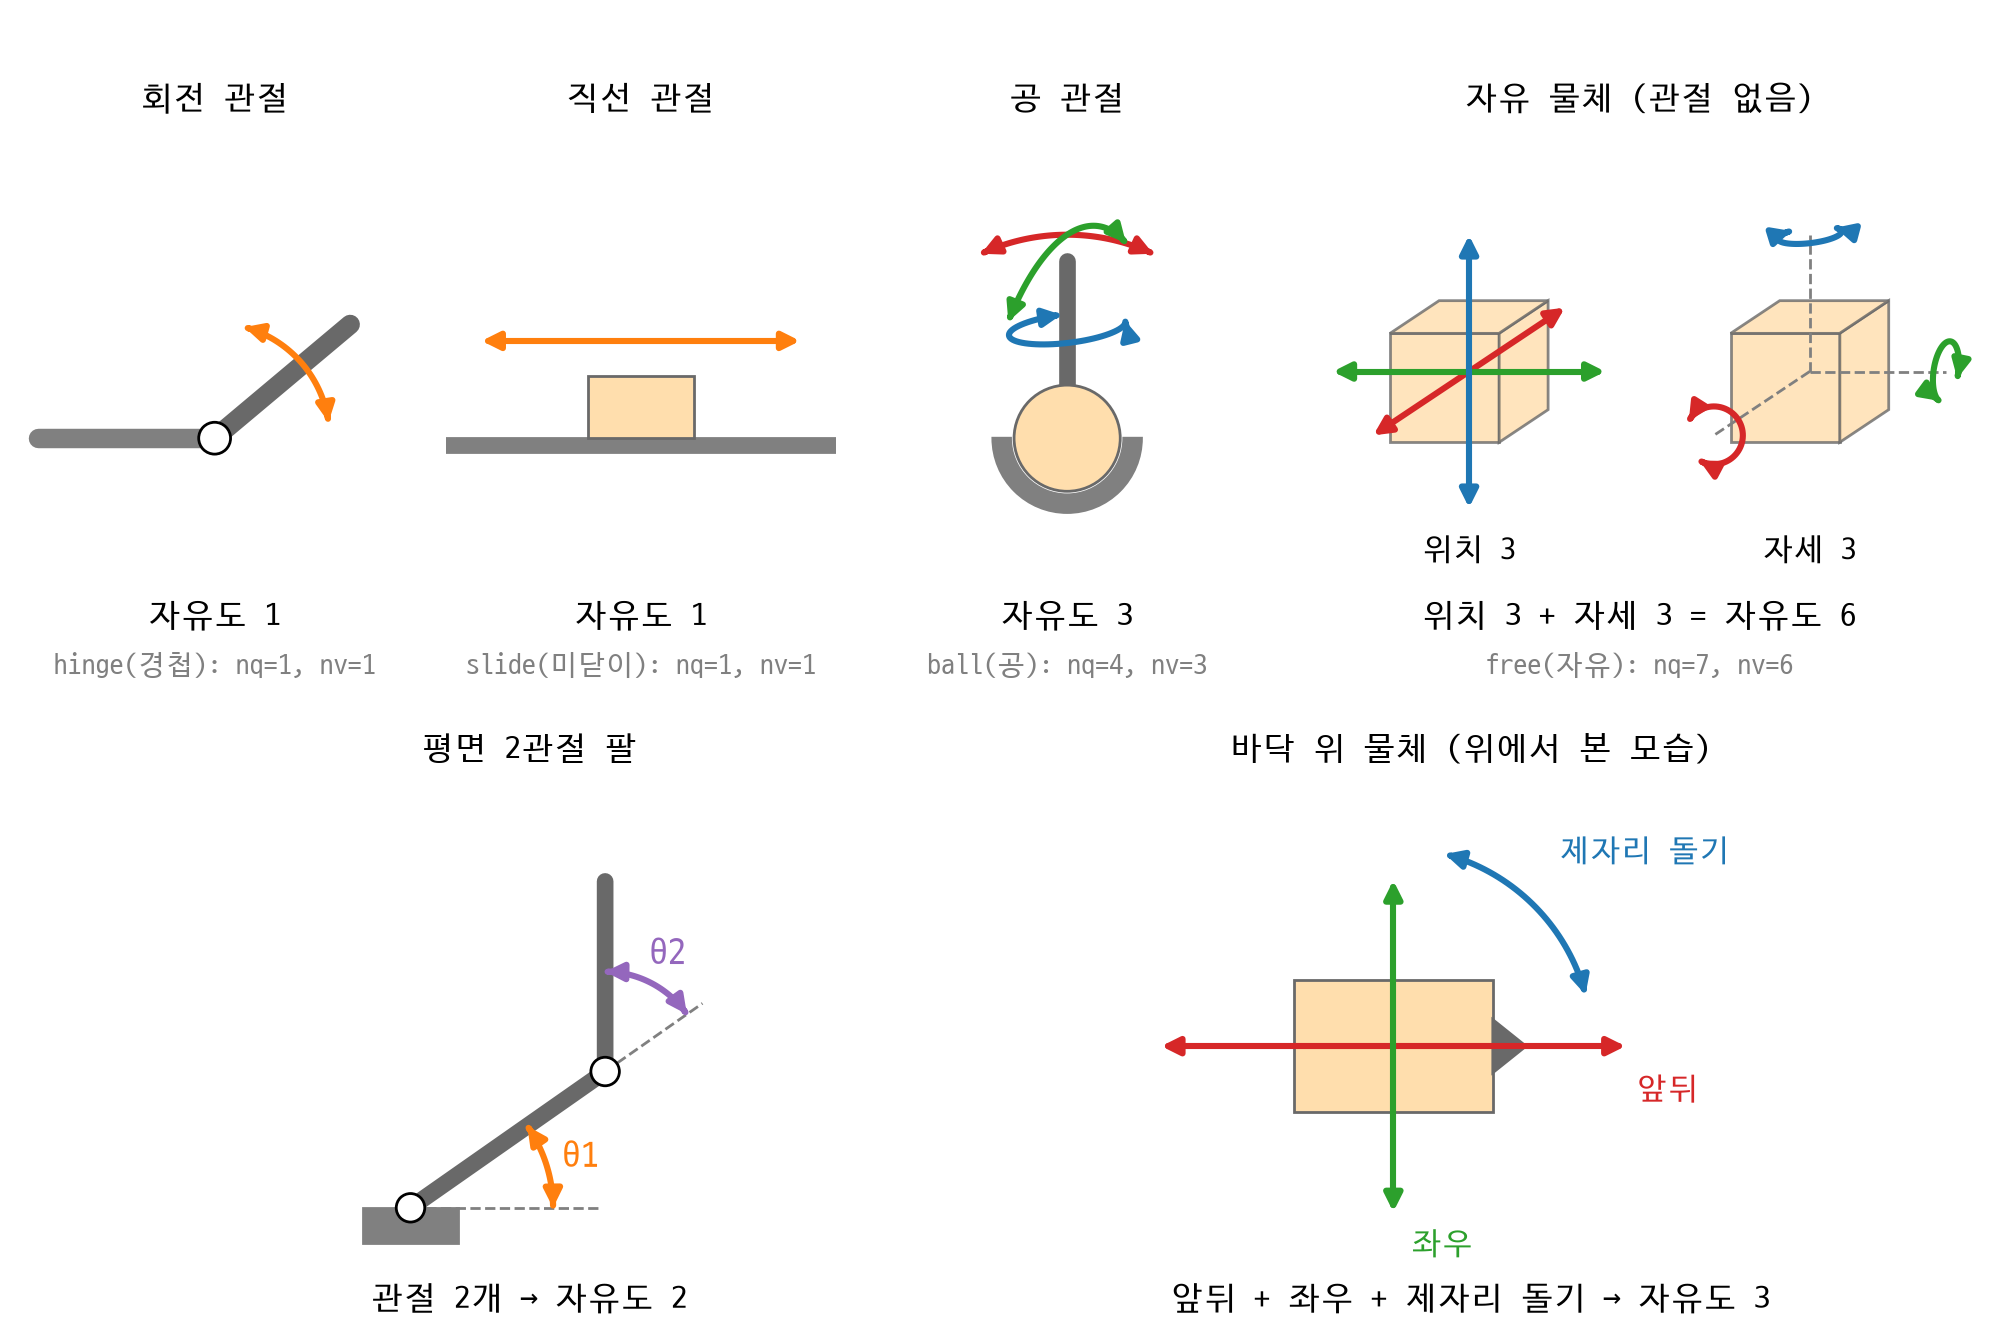

This figure's Python source:
import matplotlib.pyplot as plt
import numpy as np
from matplotlib.patches import Circle, FancyArrowPatch, Polygon, Rectangle, Wedge
from matplotlib.path import Path

# plt.rcParams["font.family"] = "AppleGothic"
plt.rcParams["font.family"] = "D2Coding"
plt.rcParams["axes.unicode_minus"] = False

# b07_dof.py와 같은 표: 관절 하나가 허락하는 독립 방향의 수
관절_자유도 = {"회전": 1, "직선": 1, "공": 3}
로봇_팔들 = {"평면 2관절 팔": ["회전", "회전"], "스카라 팔(조립용)": ["회전", "회전", "직선", "회전"],
          "6축 산업용 팔": ["회전"] * 6, "사람 팔(어깨~손목)": ["공", "회전", "회전", "회전", "회전"]}
for 이름, 관절들 in 로봇_팔들.items():
    print(f"{이름}: 관절 {len(관절들)}개, 자유도 {sum(관절_자유도[관절] for 관절 in 관절들)}")
print("공간 속 물체:", 3 + 3, "/ 바닥 위 물체(앞뒤·좌우·제자리 돌기):", 2 + 1)
# MuJoCo는 여기서 돌릴 수 없으므로 b18_joint_dof.py의 출력(슬라이드 58쪽)을 그대로 옮겨 적는다
무조코 = {"회전": "hinge(경첩): nq=1, nv=1", "직선": "slide(미닫이): nq=1, nv=1",
       "공": "ball(공): nq=4, nv=3", "자유": "free(자유): nq=7, nv=6"}

축색 = {"x": "tab:red", "y": "tab:green", "z": "tab:blue"}
축벡터 = {"x": np.array([1.0, 0, 0]), "y": np.array([0, 1.0, 0]), "z": np.array([0, 0, 1.0])}
화살표_수 = {}


def 투영(점들):                   # 3D → 그림 평면: y는 오른쪽, z는 위, x는 왼쪽 아래(보는 사람 쪽)
    점들 = np.atleast_2d(점들)
    return np.column_stack([점들[:, 1] - 0.45 * 점들[:, 0], 점들[:, 2] - 0.3 * 점들[:, 0]])


def 원호(중심, 축, 반지름, 시작도, 끝도):  # 축 둘레의 원호(3D 점들)
    u, v = {"x": ("y", "z"), "y": ("z", "x"), "z": ("x", "y")}[축]
    t = np.radians(np.linspace(시작도, 끝도, 60))[:, None]
    return np.asarray(중심) + 반지름 * (np.cos(t) * 축벡터[u] + np.sin(t) * 축벡터[v])


def 화살표(칸, 점들, 색):          # 움직일 수 있는 방향 하나 = 양쪽 화살표 하나
    칸.add_patch(FancyArrowPatch(path=Path(점들), arrowstyle="<|-|>", mutation_scale=13,
                                 color=색, linewidth=2.2, zorder=6))
    화살표_수[칸] = 화살표_수.get(칸, 0) + 1


def 상자(칸, 중심, 반):            # 정육면체를 투영해 보이는 세 면만 칠한다
    c = np.asarray(중심)
    for 고정, a, b in [("x", "y", "z"), ("y", "x", "z"), ("z", "x", "y")]:
        면 = [c + 반 * (축벡터[고정] + s * 축벡터[a] + t * 축벡터[b]) for s, t in [(-1, -1), (1, -1), (1, 1), (-1, 1)]]
        칸.add_patch(Polygon(투영(np.array(면)), closed=True, facecolor="navajowhite", edgecolor="dimgray", alpha=0.8))


그림 = plt.figure(figsize=(10, 6.6))
위 = 그림.add_gridspec(1, 4, width_ratios=[1, 1, 1, 1.75], left=0.01, right=0.99, top=0.9, bottom=0.55, wspace=0.08)
아래 = 그림.add_gridspec(1, 2, left=0.06, right=0.94, top=0.4, bottom=0.04, wspace=0.15)
칸들 = [그림.add_subplot(위[i]) for i in range(4)] + [그림.add_subplot(아래[i]) for i in range(2)]
회전_칸, 직선_칸, 공_칸, 자유_칸, 팔_칸, 바닥_칸 = 칸들

# 1) 회전(경첩): 고정된 막대에 핀으로 이어진 막대가 한 방향으로만 돈다
회전_칸.plot([-1, 0], [0, 0], color="gray", linewidth=7, solid_capstyle="round")
끝 = 1.0 * np.array([np.cos(np.radians(40)), np.sin(np.radians(40))])
회전_칸.plot([0, 끝[0]], [0, 끝[1]], color="dimgray", linewidth=7, solid_capstyle="round")
회전_칸.add_patch(Circle((0, 0), 0.09, color="white", ec="black", zorder=5))
t = np.radians(np.linspace(8, 75, 40))
화살표(회전_칸, np.column_stack([0.65 * np.cos(t), 0.65 * np.sin(t)]), "tab:orange")

# 2) 직선(미닫이): 레일 위의 블록이 한 줄로만 미끄러진다
직선_칸.add_patch(Rectangle((-1.1, -0.08), 2.2, 0.08, color="gray"))
직선_칸.add_patch(Rectangle((-0.3, 0), 0.6, 0.35, facecolor="navajowhite", edgecolor="dimgray"))
화살표(직선_칸, np.array([[-0.9, 0.55], [0.9, 0.55]]), "tab:orange")

# 3) 공(어깨): 소켓 안의 공이 세 축 둘레로 돈다
공_칸.add_patch(Wedge((0, 0), 0.42, 180, 360, width=0.1, color="gray"))
공_칸.plot(*투영(np.array([[0, 0, 0], [0, 0, 1.0]])).T, color="dimgray", linewidth=6, solid_capstyle="round")
공_칸.add_patch(Circle((0, 0), 0.3, facecolor="navajowhite", edgecolor="dimgray", zorder=4))
화살표(공_칸, 투영(원호([0, 0, 0], "x", 1.15, 65, 115)), 축색["x"])     # 좌우로 기울이기
화살표(공_칸, 투영(원호([0, 0, 0], "y", 1.15, -40, 40)), 축색["y"])     # 앞뒤로 기울이기(x-z 평면)
화살표(공_칸, 투영(원호([0, 0, 0.62], "z", 0.3, -150, 120)), 축색["z"])  # 막대를 비틀기

# 4) 자유(free): 위치 3(직선 화살표) + 자세 3(회전 화살표)
반 = 0.32
for 중심, 종류 in [((0, -1.0, 0), "위치"), ((0, 1.0, 0), "자세")]:
    상자(자유_칸, 중심, 반)
    for 축, 길이 in zip("xyz", [1.25, 0.8, 0.8]):      # x는 비스듬히 짧아 보이므로 길게
        a, b = np.array(중심) - 길이 * 축벡터[축], np.array(중심) + 길이 * 축벡터[축]
        if 종류 == "위치":
            화살표(자유_칸, 투영(np.array([a, b])), 축색[축])
        else:
            자유_칸.plot(*투영(np.array([중심, b])).T, color="gray", linewidth=1, linestyle="--")
            화살표(자유_칸, 투영(원호(b, 축, 0.17, -120, 150)), 축색[축])
    x, y = 투영(np.array(중심) - np.array([0, 0, 0.95]))[0]
    자유_칸.text(x, y, f"{종류} 3", ha="center", va="top", fontsize=11)

# 5) 평면 2관절 팔: 순운동학으로 관절 위치를 계산하고 θ1, θ2를 호로 표시
L1, L2, θ1, θ2 = 1.0, 0.8, np.radians(35), np.radians(55)
팔꿈치 = L1 * np.array([np.cos(θ1), np.sin(θ1)])
손끝 = 팔꿈치 + L2 * np.array([np.cos(θ1 + θ2), np.sin(θ1 + θ2)])
print("팔꿈치", np.round(팔꿈치, 3), "/ 손끝", np.round(손끝, 3))
팔_칸.add_patch(Rectangle((-0.2, -0.15), 0.4, 0.15, color="gray"))
팔_칸.plot([0, 0.8], [0, 0], color="gray", linestyle="--", linewidth=1)
팔_칸.plot(*np.array([팔꿈치, 팔꿈치 + 0.5 * 팔꿈치 / L1]).T, color="gray", linestyle="--", linewidth=1)
팔_칸.plot(*np.array([[0, 0], 팔꿈치, 손끝]).T, color="dimgray", linewidth=6, solid_capstyle="round")
for 점 in [(0, 0), 팔꿈치]:
    팔_칸.add_patch(Circle(점, 0.06, color="white", ec="black", zorder=5))
for 중심, 시작, 크기, 반지름, 색, 글 in [((0, 0), 0, θ1, 0.6, "tab:orange", "θ1"),
                                (팔꿈치, θ1, θ2, 0.42, "tab:purple", "θ2")]:
    t = np.linspace(시작, 시작 + 크기, 40)
    화살표(팔_칸, np.asarray(중심) + 반지름 * np.column_stack([np.cos(t), np.sin(t)]), 색)
    가운데 = 시작 + 크기 / 2
    팔_칸.text(*(np.asarray(중심) + (반지름 + 0.15) * np.array([np.cos(가운데), np.sin(가운데)])), 글, color=색,
              fontsize=13, ha="center", va="center")

# 6) 바닥 위 물체(위에서 본 모습): 앞뒤(x), 좌우(y), 제자리 돌기(z축 둘레)
바닥_칸.add_patch(Rectangle((-0.45, -0.3), 0.9, 0.6, facecolor="navajowhite", edgecolor="dimgray"))
바닥_칸.add_patch(Polygon([[0.45, -0.12], [0.45, 0.12], [0.6, 0]], color="dimgray"))   # 앞쪽 표시
화살표(바닥_칸, np.array([[-1.05, 0], [1.05, 0]]), 축색["x"])
화살표(바닥_칸, np.array([[0, -0.75], [0, 0.75]]), 축색["y"])
t = np.radians(np.linspace(15, 75, 40))
화살표(바닥_칸, 0.9 * np.column_stack([np.cos(t), np.sin(t)]) + [0, 0], 축색["z"])
for 위치, 글, 색 in [((1.1, -0.12), "앞뒤", "x"), ((0.08, -0.82), "좌우", "y"), ((0.75, 0.82), "제자리 돌기", "z")]:
    바닥_칸.text(*위치, 글, color=축색[색], fontsize=11, ha="left", va="top" if 색 != "z" else "bottom")

# 칸 범위, 제목, 자유도 글씨. 그린 화살표 수가 자유도와 같은지 확인한다
자유도들 = [관절_자유도["회전"], 관절_자유도["직선"], 관절_자유도["공"], 3 + 3,
         sum(관절_자유도[관절] for 관절 in 로봇_팔들["평면 2관절 팔"]), 2 + 1]
범위들 = [(-1.1, 1.1, -0.5, 1.35), (-1.1, 1.1, -0.5, 1.35), (-1.1, 1.1, -0.5, 1.35),
        (-2.0, 2.0, -1.25, 1.35), (-0.4, 1.4, -0.25, 1.75), (-1.3, 2.0, -1.0, 1.15)]
제목들 = ["회전 관절", "직선 관절", "공 관절", "자유 물체 (관절 없음)", "평면 2관절 팔", "바닥 위 물체 (위에서 본 모습)"]
아랫글 = [f"자유도 {자유도들[0]}\n{무조코['회전']}", f"자유도 {자유도들[1]}\n{무조코['직선']}",
       f"자유도 {자유도들[2]}\n{무조코['공']}", f"위치 3 + 자세 3 = 자유도 {자유도들[3]}\n{무조코['자유']}",
       f"관절 2개 → 자유도 {자유도들[4]}", f"앞뒤 + 좌우 + 제자리 돌기 → 자유도 {자유도들[5]}"]
for 칸, (x0, x1, y0, y1) in zip(칸들, 범위들):
    칸.set_xlim(x0, x1)
    칸.set_ylim(y0, y1)
    칸.set_aspect("equal")
    칸.axis("off")
    칸.apply_aspect()                       # 비율을 맞춘 뒤의 실제 칸 위치에 글씨를 붙인다
for 줄칸 in [칸들[:4], 칸들[4:]]:             # 한 줄의 제목과 아랫글은 같은 높이에 맞춘다
    위끝 = max(칸.get_position().y1 for 칸 in 줄칸)
    아래끝 = min(칸.get_position().y0 for 칸 in 줄칸)
    for 칸 in 줄칸:
        i, 자리 = 칸들.index(칸), 칸.get_position()
        가운데 = (자리.x0 + 자리.x1) / 2
        그림.text(가운데, 위끝 + 0.025, 제목들[i], ha="center", fontsize=12)
        줄 = 아랫글[i].split("\n")
        그림.text(가운데, 아래끝 - 0.01, 줄[0], ha="center", va="top", fontsize=12)
        if len(줄) > 1:
            그림.text(가운데, 아래끝 - 0.05, 줄[1], ha="center", va="top", fontsize=10, color="gray")
for 칸, 제목, 자유도 in zip(칸들, 제목들, 자유도들):
    print(f"{제목}: 화살표 {화살표_수[칸]}개, 자유도 {자유도}", "일치" if 화살표_수[칸] == 자유도 else "불일치!")
그림.savefig("s17_dof_joints.png", dpi=200)
print("저장: s17_dof_joints.png")
